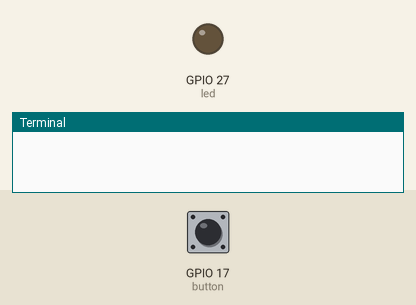
Recording of a program running on a simulated Raspberry Pi (BCM pin numbers). Parts: output pins drawn as LEDs (lit = HIGH), the last lines printed to the terminal. The inputs (shaded band) are chosen by the test bench; at power-on: GPIO 17 (button) HIGH.

Above: at 1.2 s.
1.3 s: GPIO 17 (button) pulled LOW for 0.15 s
At 1.7 s:
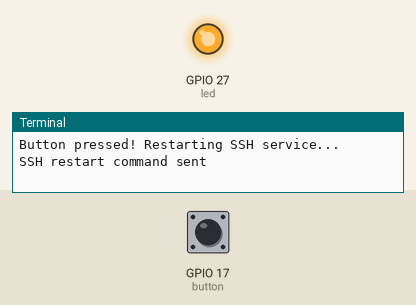
4.4 s: GPIO 17 (button) pulled LOW for 1 s
At 6.8 s:
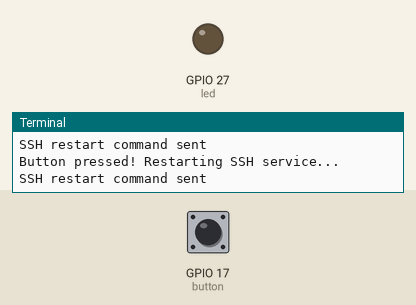
7.9 s: GPIO 17 (button) pulled LOW for 3.2 s
At 9.1 s:
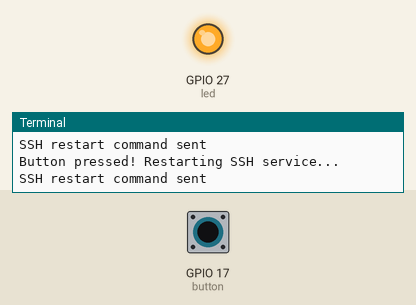
Timing chart, 0 to 11.4 s (numbered marks = the images above; inputs shaded):
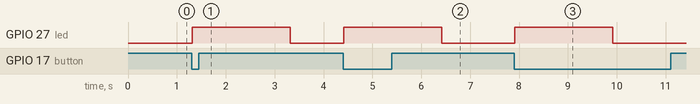

The program:

wifi_reset_button.py
```python
from gpiozero import Button, LED
import time
from signal import pause
import subprocess

button = Button(17, pull_up=True, bounce_time=0.2)
led = LED(27)
def restart_ssh():
    print("Button pressed! Restarting SSH service...")
    subprocess.run(
        ["sudo", "systemctl", "restart", "ssh"],
        check=False
    )
    print("SSH restart command sent")
    led.on()
    time.sleep(2)
    led.off()

button.when_pressed = restart_ssh

pause()
```

Measured:
- after the input at 1.3 s, GPIO 27 (led): LOW → HIGH at once, → LOW 2.0 s later
- after the input at 4.4 s, GPIO 27 (led): LOW → HIGH at once, → LOW 2.0 s later
- after the input at 7.9 s, GPIO 27 (led): LOW → HIGH at once, → LOW 2.0 s later
